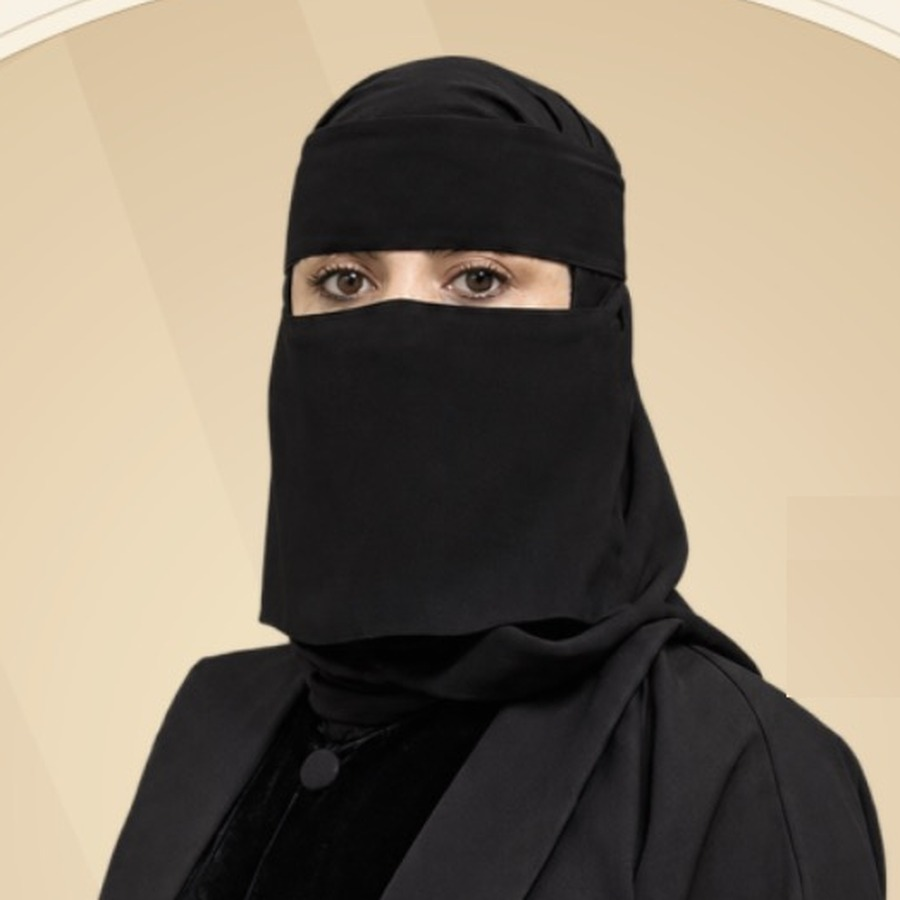
#> input picture cv/photo.jpg, 900 x 900 px
$ python -i build.py   (imports and definitions only)   (Python 2 division)
#> lines starting #> are read from the running program, lines starting #| are printed output that depends on the picture
import sys, os, json, subprocess, functools
import numpy as np, cv2
from PIL import Image, ImageDraw, ImageFont, ImageFilter

D = '/tmp/claude-0/vid'
W, H, FPS = 1080, 1920, 30
SRC = f'{D}/in.mov'

# ---------------- scenes (start, end, intro, big word, icon, pop time) ----------------
SCENES = [
 (0.50, 9.45,  "سر راح يغيّر حياتك للأبد", "السر", "lock", 3.38),
 (9.50, 13.55, "لو أحد قالها لي قبل ٥ سنوات", "180°", "autorenew", 12.40),
 (13.60, 21.15, "دخلي عالي.. بس", "فلوسي تضيع", "money_off", 14.10),
 (21.20, 27.08, "تعلّمت الاستثمار وكل شي", "تدخل وتطلع", "sync_alt", 26.25),
 (27.12, 35.36, "الأفكار والصورة الذاتية", "المعتقدات", "psychology", 28.55),
 (35.40, 44.98, "قبل كل صرف.. وش بيحسسني؟", "المشاعر", "favorite", 36.55),
 (45.02, 56.60, "طاقة الاستقبال", "الأنوثة", "spa", 48.28),
 (56.64, 64.86, "مضايقة ومهمومة", "القرآن", "menu_book", 60.58),
 (64.90, 69.70, "﴿فَابْتَغُوا عِندَ اللَّهِ الرِّزْقَ﴾", "عند الله", "auto_awesome", 65.78),
 (69.74, 74.74, "وهنا لقيت", "المفتاح", "key", 71.10),
 (74.78, 78.85, "بحثنا في القرآن كامل", "COUNT6236", "search", 76.50),
 (78.88, 81.92, "الرزق انذكر في", "109 آية", "search", 81.00),
 (81.96, 85.02, "ولا آية تربط الرزق", "بالسعي", "block", 84.54),
 (85.06, 88.80, "ولعت في راسي لمبة", "الرزّاق", "lightbulb", 88.15),
 (88.84, 91.30, "طيب ليش نتخذ الأسباب؟", "الأسباب", "help", 90.18),
 (91.36, 99.52, "كل العلوم لها دور", "الربط", "hub", 96.00),
 (99.56, 106.18, "استراتيجية هرمية", "GrowRich", "change_history", 101.35),
 (106.22, 111.52, "من الداخل إلى الخارج", "من الداخل", "self_improvement", 106.50),
 (111.56, 118.36, "محتاسة وما تدرين من وين تبدين؟", "رتّبي دخلك", "account_balance_wallet", 112.50),
 (118.40, 121.77, "اكتبي في التعليقات", "GrowRich", "chat", 118.92),
]

FIX = {"فانتي": "فأنتي", "امنيت": "تمنّيت", "قل": "قال", "الانثة": "الأنوثة", "ركتر": "بروكتر",
       "الميتاهيلت": "الميتاهيلث", "جروريتش": "GrowRich", "فذا": "فإذا", "فاكتب": "فاكتبي",
       "ايضا": "أيضاً", "اكيد": "أكيد", "الافكار": "الأفكار", "الاسباب": "الأسباب", "الى": "إلى",
       "انت": "إنتي", "اش": "إيش", "جدا": "جداً", "وافكارك": "وأفكارك", "الاصطناعي": "الاصطناعي"}

# ---------------- fonts ----------------
# [5 lines left out: function font, not called in this run]

def is_ar(t): return any('؀' <= c <= 'ۿ' or 'ﭐ' <= c <= 'ﻼ' for c in t)

# [7 lines left out: function text_mask, not called in this run]

def hexc(h): h = h.lstrip('#'); return np.array([int(h[i:i+2], 16) for i in (0, 2, 4)], np.float32) / 255

COPPER = [hexc('#FFF3E6'), hexc('#F2C6A6'), hexc('#E6A98A'), hexc('#B8734A'), hexc('#8C4A2C')]

# [7 lines left out: function vgrad, not called in this run]

def rgba_layer(rgb, a):  # rgb HxWx3 (0-1 RGB), a HxW
    return np.dstack([rgb, a]).astype(np.float32)

# [50 lines left out: functions copper_word, plain_text, icon_layer, not called in this run]

# ---------------- layout ----------------
PX0, PY0, PX1, PY1, PR = 150, 190, 930, 1660, 66

# [32 lines left out: functions rrect_mask, build_static, not called in this run]

def scene_assets(i):
    s, e, intro, word, icon, pop = SCENES[i]
    A = {'intro': plain_text(intro, 46, wght=500), 'icon': icon_layer(icon)}
    if not word.startswith('COUNT'):
        A['word'] = copper_word(word)
    return A

@functools.lru_cache(maxsize=64)
def count_word(n): return copper_word(f'{n} آية')

# ---------------- captions ----------------
# [20 lines left out: function build_chunks, not called in this run]

CAP_F = None
# [61 lines left out: functions caption_img, over, ease_pop, scene_at, not called in this run]

# ---------------- per-frame compose ----------------
class Comp:
    # [116 lines left out: functions __init__, mask, asset, frame, run_range, not called in this run]


# [16 lines not run here, left out]

>>> import cv2
>>> picture = cv2.imread('../../cv/photo.jpg', cv2.IMREAD_GRAYSCALE)
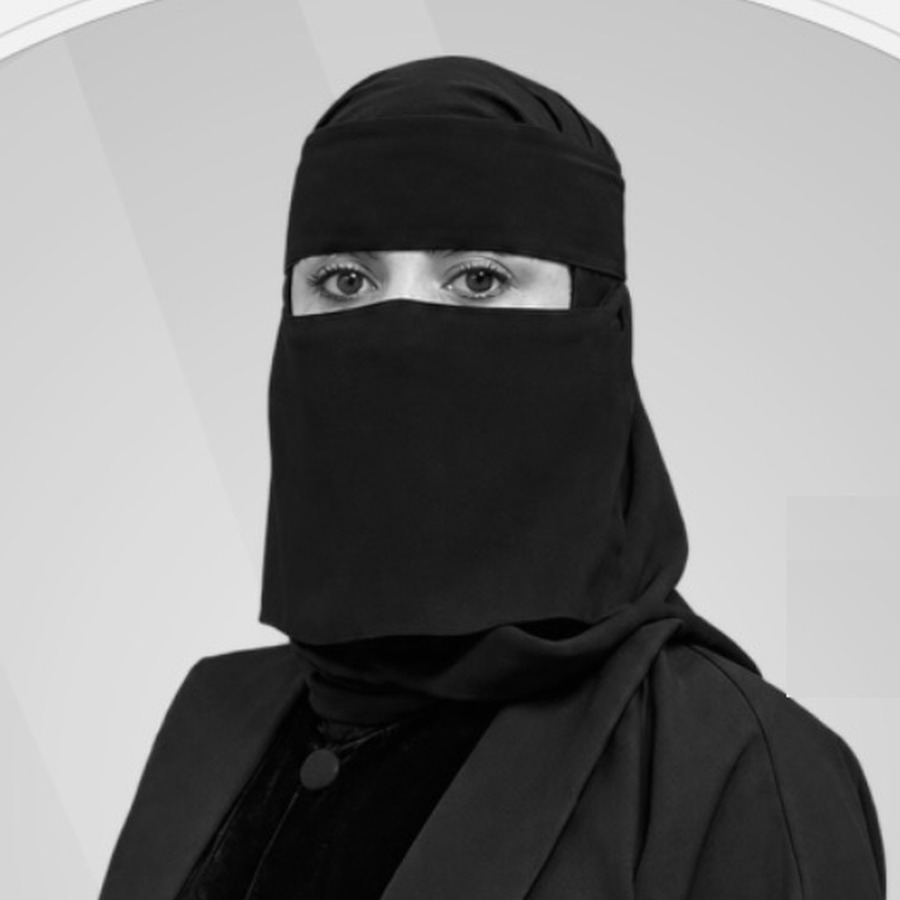
#> picture: shape (900, 900); min 0, max 248, mean 126.6
#> (the run stopped early here; a loop or call above may not have finished)
